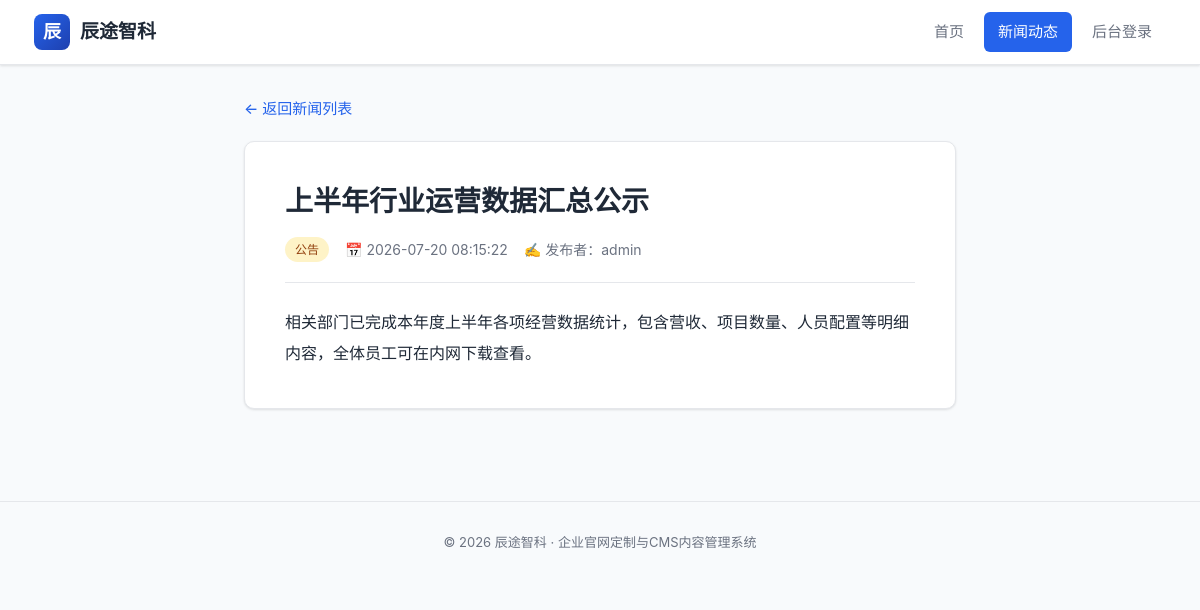
Screenshot of /news/1 with the database file from the repository.
### app_company_cms.py (models this page shows)
class News(Base):
    __tablename__ = 'news'
    id = Column(Integer, primary_key=True, autoincrement=True)
    title = Column(String(200), nullable=False)
    content = Column(String, nullable=False)
    category = Column(String(50))
    commit = Column(String(80))
    created_at = Column(DateTime)
    def to_dict(self):
        return {
            "id": self.id,
            "title": self.title,
            "content": self.content,
            "category": self.category,
            "commit": self.commit,
            "created_at": self.created_at.strftime("%Y-%m-%d %H:%M:%S") if self.created_at else None,
        }

### app_company_cms.py (the view)
@app.route("/news/<int:id>", methods=["GET"])
def news_detail_page(id):
    db_session = Session()
    news = db_session.query(News).get(id)
    if not news:
        return render_template("news_detail.html", news=None, error="新闻不存在"), 404
    return render_template("news_detail.html", news=news.to_dict())

### app_company_cms.py (called while the page is built)
@app.teardown_appcontext
def remove_session(exception=None):
    Session.remove()

### templates/news_detail.html (shortened to what this page needs)
<!DOCTYPE html>
<html lang="zh-CN">
<head>
    <link rel="stylesheet" href="{{ url_for('static', filename='css/style.css') }}">
</head>
<body>
    <nav class="navbar">
        <div class="navbar-inner">
            <a href="/" class="brand">
                <span class="brand-logo">辰</span>
                <span>辰途智科</span>
            </a>
            <div class="nav-links">
                <a href="/">首页</a>
                <a href="/news" class="active">新闻动态</a>
                <a href="/login">后台登录</a>
            </div>
        </div>
    </nav>
    <div class="container-narrow">
        <a href="/news" class="back-link">← 返回新闻列表</a>
        {% if news %}
        <article class="detail-card">
            <h1 class="detail-title">{{ news.title }}</h1>
            <div class="detail-meta">
                <span class="tag tag-{{ news.category }}">{{ news.category }}</span>
                <span>📅 {{ news.created_at }}</span>
                <span>✍ 发布者：{{ news.commit }}</span>
            </div>
            <div class="detail-content">{{ news.content }}</div>
        </article>
        {% endif %}
    </div>
    <footer class="footer">
        © 2026 辰途智科 · 企业官网定制与CMS内容管理系统
    </footer>
</body>
</html>

### static/css/style.css (style rules this page uses)
* { margin: 0; padding: 0; box-sizing: border-box; }
:root { --primary: #2563eb; --primary-dark: #1e40af; --primary-light: #dbeafe; --text-main: #1f2937; --text-muted: #6b7280; --bg-page: #f8fafc; --bg-card: #ffffff; --border: #e5e7eb; --danger: #dc2626; --danger-light: #fee2e2; --success: #16a34a; --shadow: 0 1px 3px rgba(0, 0, 0, 0.08), 0 1px 2px rgba(0, 0, 0, 0.04); --shadow-lg: 0 10px 25px rgba(0, 0, 0, 0.08), 0 4px 10px rgba(0, 0, 0, 0.04); --radius: 10px; }
body { font-family: -apple-system, BlinkMacSystemFont, "Segoe UI", "PingFang SC", "Hiragino Sans GB", "Microsoft YaHei", sans-serif; color: var(--text-main); background: var(--bg-page); line-height: 1.6; font-size: 15px; }
a { color: var(--primary); text-decoration: none; transition: color 0.2s; }
.navbar { background: var(--bg-card); border-bottom: 1px solid var(--border); position: sticky; top: 0; z-index: 100; box-shadow: var(--shadow); }
.navbar-inner { max-width: 1180px; margin: 0 auto; padding: 0 24px; height: 64px; display: flex; align-items: center; justify-content: space-between; }
.brand { display: flex; align-items: center; gap: 10px; font-size: 19px; font-weight: 700; color: var(--text-main); }
.brand-logo { width: 36px; height: 36px; border-radius: 8px; background: linear-gradient(135deg, var(--primary), var(--primary-dark)); color: #fff; display: flex; align-items: center; justify-content: center; font-size: 18px; font-weight: 700; }
.nav-links { display: flex; align-items: center; gap: 6px; }
.nav-links a { padding: 8px 14px; border-radius: 6px; color: var(--text-muted); font-weight: 500; transition: all 0.2s; }
.nav-links a.active { background: var(--primary); color: #fff; }
.container-narrow { max-width: 760px; margin: 0 auto; padding: 32px 24px; }
.tag { display: inline-block; padding: 3px 10px; border-radius: 20px; font-size: 12px; font-weight: 500; background: var(--primary-light); color: var(--primary-dark); }
.tag-公告 { background: #fef3c7; color: #92400e; }
.detail-card { background: var(--bg-card); border: 1px solid var(--border); border-radius: var(--radius); padding: 40px; box-shadow: var(--shadow); }
.detail-title { font-size: 28px; font-weight: 700; margin-bottom: 16px; line-height: 1.4; }
.detail-meta { display: flex; align-items: center; gap: 16px; color: var(--text-muted); font-size: 14px; padding-bottom: 20px; border-bottom: 1px solid var(--border); margin-bottom: 24px; }
.detail-content { font-size: 16px; line-height: 1.9; color: var(--text-main); white-space: pre-wrap; }
.back-link { display: inline-flex; align-items: center; gap: 6px; margin-bottom: 20px; font-weight: 500; }
.footer { text-align: center; padding: 30px 24px; color: var(--text-muted); font-size: 13px; border-top: 1px solid var(--border); margin-top: 60px; }

### rows the page displays
News: title "上半年行业运营数据汇总公示", category "公告", commit "admin", content "相关部门已完成本年度上半年各项经营数据统计，包含营收、项目数量、人员配置等明细内容，全体员工可在内网下载查看。"

### other values shown
{{ news.created_at }} "2026-07-20 08:15:22"
